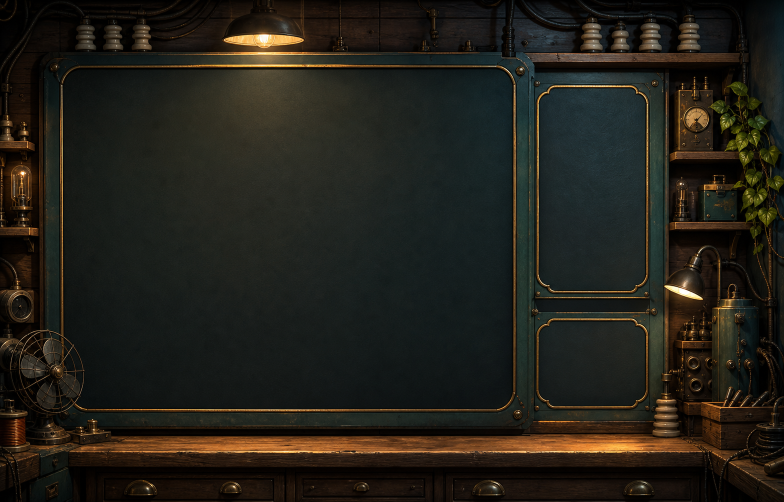
#> input picture kilix-lights/assets/source/electrical-workshop.png, 1568 x 1003 px (shown at 1/2 size)
$ python prepare_assets.py
#> lines starting #> are read from the running program, lines starting #| are printed output that depends on the picture
#!/usr/bin/env python3
"""Prepare fixed-resolution P6 runtime art from the generated PNG sources."""

from __future__ import annotations

import argparse
from pathlib import Path

from PIL import Image, ImageOps


CANVAS = (640, 400)
SWITCH = (96, 96)


def save_ppm(image: Image.Image, path: Path) -> None:
    path.parent.mkdir(parents=True, exist_ok=True)
    image.convert("RGB").save(path, format="PPM")


def prepare_room(source: Path, output: Path) -> None:
    with Image.open(source) as image:
#> image is the input picture: PIL image 1568x1003 RGB; mean R, G, B 34.4, 32.3, 24.9
        room = ImageOps.fit(
            image.convert("RGB"), CANVAS, Image.Resampling.LANCZOS, centering=(0.5, 0.48)
        )
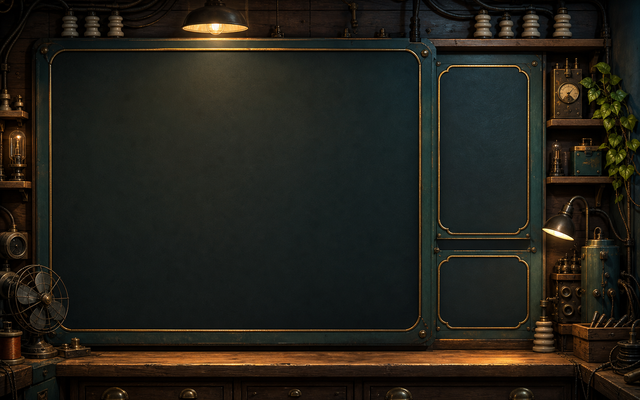
#> room: PIL image 640x400 RGB; mean R, G, B 34.9, 32.8, 25.4
    save_ppm(room, output)


def prepare_switch(source: Path, rgb_output: Path, mask_output: Path) -> None:
    with Image.open(source) as image:
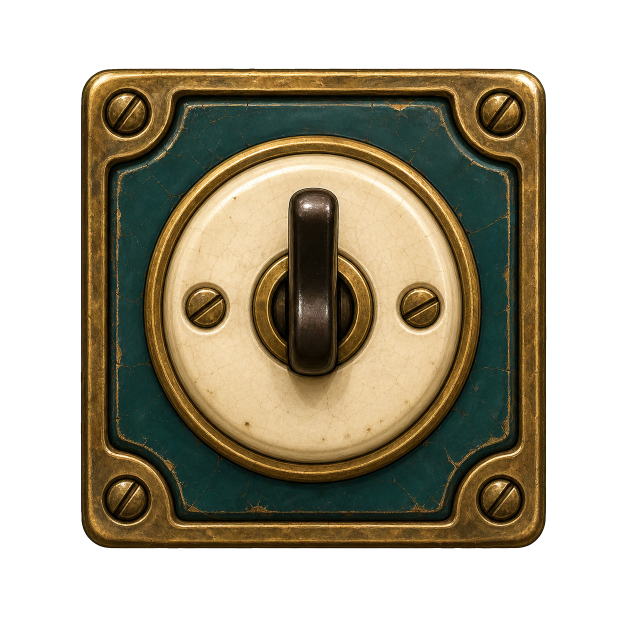
#> input picture kilix-lights/assets/source/vintage-switch-alpha.png, 1254 x 1254 px (shown at 1/2 size)
#> image is the input picture: PIL image 1254x1254 RGBA; mean R, G, B, A 62.7, 55.2, 36.3, 144
        rgba = image.convert("RGBA")
    alpha = rgba.getchannel("A")
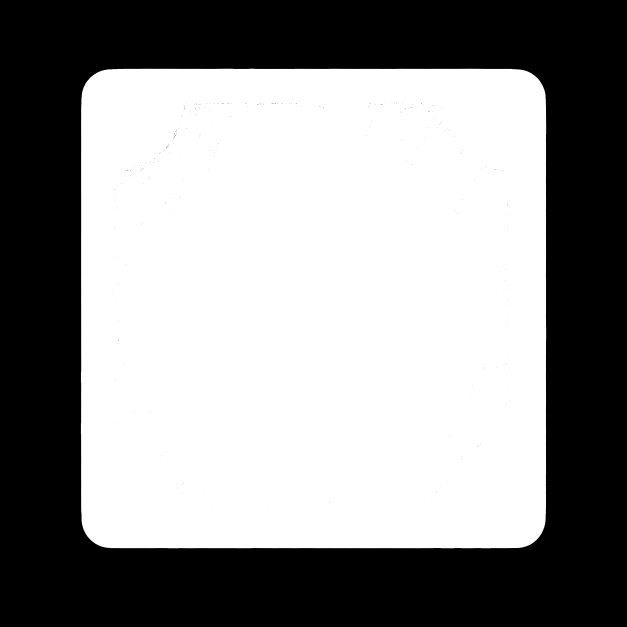
#> alpha: PIL image 1254x1254 L (shown at 1/2 size); min 0, max 255, mean 144
    bbox = alpha.getbbox()
#> bbox = (161, 137, 1093, 1097)
    if bbox is None:
        raise ValueError("switch source has no visible pixels")
    left, top, right, bottom = bbox
#> left = 161; top = 137; right = 1093; bottom = 1097
    width = right - left
#> width = 932
    height = bottom - top
#> height = 960
    pad = max(12, round(max(width, height) * 0.035))
#> pad = 34
    side = max(width, height) + pad * 2
#> side = 1028
    cx = (left + right) // 2
#> cx = 627
    cy = (top + bottom) // 2
#> cy = 617
    crop_box = (cx - side // 2, cy - side // 2, cx - side // 2 + side, cy - side // 2 + side)
#> crop_box = (113, 103, 1141, 1131)
    cropped = rgba.crop(crop_box).resize(SWITCH, Image.Resampling.LANCZOS)
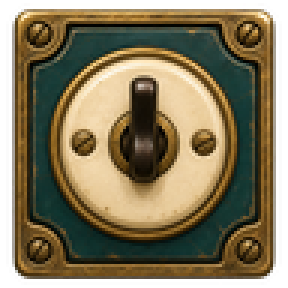
#> cropped: PIL image 96x96 RGBA (shown 3 times larger); mean R, G, B, A 99, 86.3, 55.3, 214.2; transparent parts drawn white
    crop_alpha = cropped.getchannel("A")
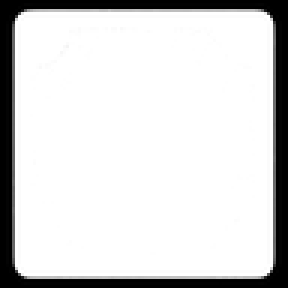
#> crop_alpha: PIL image 96x96 L (shown 3 times larger); min 0, max 255, mean 214.2
    rgb = cropped.convert("RGB")
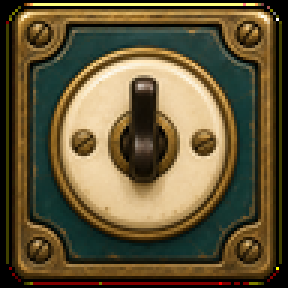
#> rgb: PIL image 96x96 RGB (shown 3 times larger); mean R, G, B 99, 86.3, 55.3
    black = Image.new("RGB", SWITCH, (0, 0, 0))
#> black: PIL image 96x96 RGB; every value is 0
    black.paste(rgb, mask=crop_alpha)
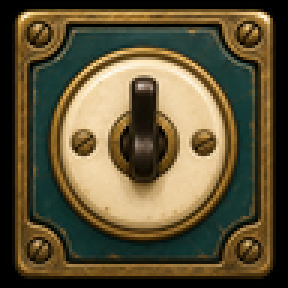
#> black: PIL image 96x96 RGB (shown 3 times larger); mean R, G, B 93.5, 82.1, 54
    save_ppm(black, rgb_output)
    save_ppm(Image.merge("RGB", (crop_alpha, crop_alpha, crop_alpha)), mask_output)


def main() -> int:
    parser = argparse.ArgumentParser()
    parser.add_argument("--root", type=Path, default=Path(__file__).resolve().parents[1])
    args = parser.parse_args()
    root = args.root.resolve()
    prepare_room(root / "assets/source/electrical-workshop.png", root / "assets/art/room.ppm")
    prepare_switch(
        root / "assets/source/vintage-switch-alpha.png",
        root / "assets/art/switch.ppm",
        root / "assets/art/switch-mask.ppm",
    )
    print("prepared room.ppm (640x400) and switch layers (96x96)")
    return 0


if __name__ == "__main__":
    raise SystemExit(main())
#> (the program exits here)
